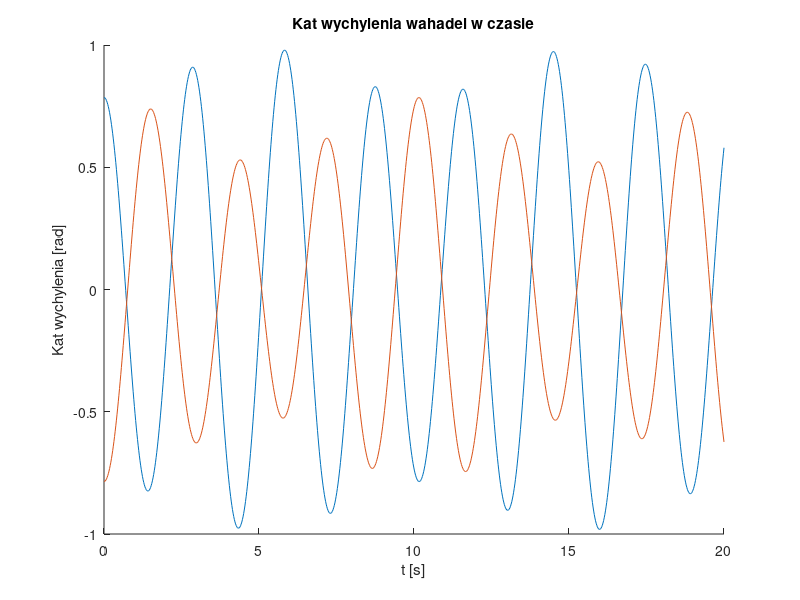

Recreate this plot in MATLAB.
%Simulation of motion of two nonlinear oscillators
y = [pi/4; 0; -pi/4; 0];
t = linspace(0, 20, 1000);
function dydt = v(y, t)
  g = 9.81;
  R = 3;
  L = 4;
  k = 1;
  
  dydt = [y(2); -g/R * sin(y(1)) - k*(y(1)-y(3)); y(4); -g/L * sin(y(3)) - k*(y(3)-y(1));]
endfunction

Y = lsode('v',y,t);

hold on;
%plot of scillators swing angles
  title('Kat wychylenia wahadel w czasie')
  xlabel('t [s]');
  ylabel('Kat wychylenia [rad]');
  plot(t, [Y(:,1), Y(:,3)]);
hold off;

